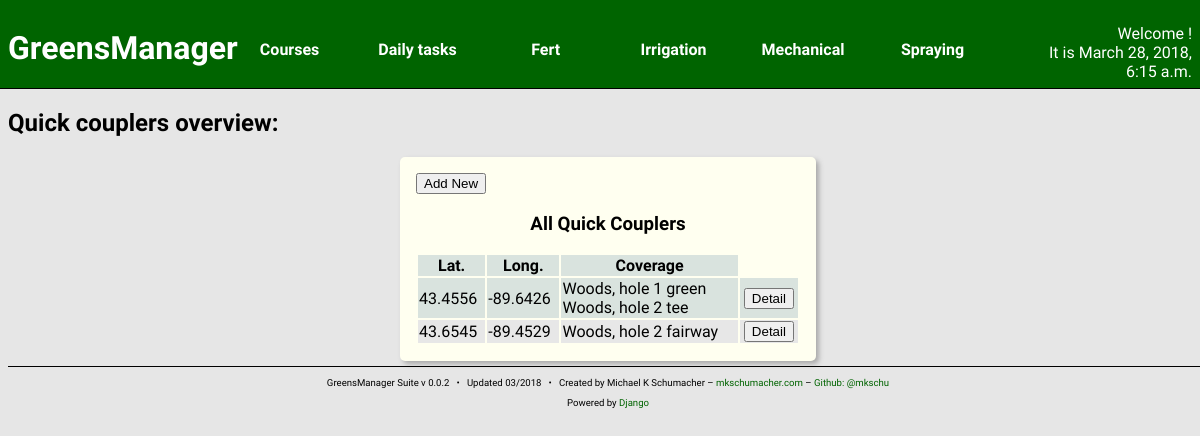
Page /irrigation/qc/ on the committed database.
### irrigation/models.py (models this page shows)
class QuickCoupler(models.Model):
    latitude = models.FloatField()
    longitude = models.FloatField()
    tee = models.ForeignKey('courses.Tee',
                            blank = True,
                            null = True)
    fairway = models.ForeignKey('courses.Fairway',
                                blank = True,
                                null = True)
    green = models.ForeignKey('courses.Green',
                              blank = True,
                              null = True)
    rough = models.ForeignKey('courses.Rough',
                              blank = True,
                              null = True)
    problem = models.BooleanField(default = False)
    created_at = models.DateTimeField(auto_now_add=True)
    updated_at = models.DateTimeField(auto_now=True)

### courses/models.py (models this page shows)
class TurfFeature(models.Model):
    area = models.IntegerField()
    soil_type = models.ForeignKey('turfs.SoilType',
                                  blank = True,
                                  null = True)
    turf_species = models.ForeignKey('turfs.TurfgrassSpecies',
                                     blank = True,
                                     null = True)
    turf_cultivar = models.ForeignKey('turfs.Cultivar',
                                      blank = True,
                                      null = True)
    mow_direction = models.DecimalField(decimal_places=24,
                                        max_digits=32,
                                        default=0)
    created_at = models.DateTimeField(auto_now_add=True)
    updated_at = models.DateTimeField(auto_now=True)

class Green(TurfFeature):
    hole = models.ForeignKey(Hole, related_name='green')
    def __str__(self):
        return "%s green" % (self.hole)

class Hole(models.Model):
    number = models.IntegerField()
    nickname = models.CharField(max_length=256,
                                null = True,
                                blank = True)
    par = models.IntegerField(default = 4)
    yardage = models.IntegerField()
    course = models.ForeignKey(Course, related_name='hole')
    created_at = models.DateTimeField(auto_now_add=True)
    updated_at = models.DateTimeField(auto_now=True)
    def __str__(self):
        return "%s, hole %d" % (self.course,
                                self.number)

class Course(models.Model):
    name = models.CharField(max_length=256)
    created_at = models.DateTimeField(auto_now_add=True)
    updated_at = models.DateTimeField(auto_now=True)
    def __str__(self):
        return "%s" % (self.name)

class Tee(TurfFeature):
    hole = models.ForeignKey(Hole, related_name='tee')
    def __str__(self):
        return "%s tee" % (self.hole)

class Fairway(TurfFeature):
    hole = models.ForeignKey(Hole, related_name='fairway')
    def __str__(self):
        return "%s fairway" % (self.hole)

### irrigation/views.py (the view)
def qcIndex(request):
    qcs = QuickCoupler.objects.all()
    context = {
        'curr_time': curr_time(),
        'qcs': qcs,
    }
    return render(request, 'irrigation/qc_index.html', context)

### irrigation/views.py (called while the page is built)
def curr_time():
    return now()

### irrigation/templates/irrigation/qc_index.html (shortened to what this page needs)
{% include "head.html" %}
<h2>Quick couplers overview:</h2>
<section class="content-block content-block-full">
    <a href="{% url 'irr:qc_new' %}">
        <button>Add New</button>
    </a>
    <h3>All Quick Couplers</h3>
    <table>
        <thead>
            <th>Lat.</th>
            <th>Long.</th>
            <th>Coverage</th>
        </thead>
        {% for q in qcs %}
        <tr>
            <td>{{ q.latitude }}</td>
            <td>{{ q.longitude }}</td>
            <td>
                {% if q.green %}
                    {{ q.green }}<br />
                {% endif %}
                {% if q.tee %}
                    {{ q.tee }}<br />
                {% endif %}
                {% if q.fairway %}
                    {{ q.fairway }}<br />
                {% endif %}
            </td>
            <td class="center-align">
                <a href="{% url 'irr:qc_detail' pk=q.pk %}">
                <button>Detail</button></a>
            </td>
        </tr>
        {% endfor %}
    </table>
</section>
{% include "foot.html" %}

### greensManager/static/styles/main.css (style rules this page uses)
body { background: #e6e6e6; font-family: 'Quattrocento Sans', sans-serif; width: 100vw; overflow: auto; }
a { text-decoration: none; color: darkgreen; }
.content-block { width: 32%; float: left; border-radius: 5px; margin: 5px; padding: 2px; background: ivory; box-shadow: 3px 3px 5px darkgray; height: 37vh; overflow: hidden; }
.content-block h3 { text-align: center; }
.content-block table { width: 100%; }
.content-block tr:nth-child(odd) { background: #d9e3de; }
.content-block tr:nth-child(even) { background: #e7e7e7; }
.content-block-full { margin-left: auto; margin-right: auto; float: none; height: auto; overflow: auto; padding: 1em; }
.content-block-full table { margin: auto; }
.center-align { text-align: center; }

### rows in the picture
QuickCoupler: latitude "43.4556", longitude "-89.6426", green "Woods, hole 1 green", tee "Woods, hole 2 tee"
QuickCoupler: latitude "43.6545", longitude "-89.4529", fairway "Woods, hole 2 fairway"

### other values in the picture
{{ curr_time }} "March 28, 2018, 6:15 a.m."
